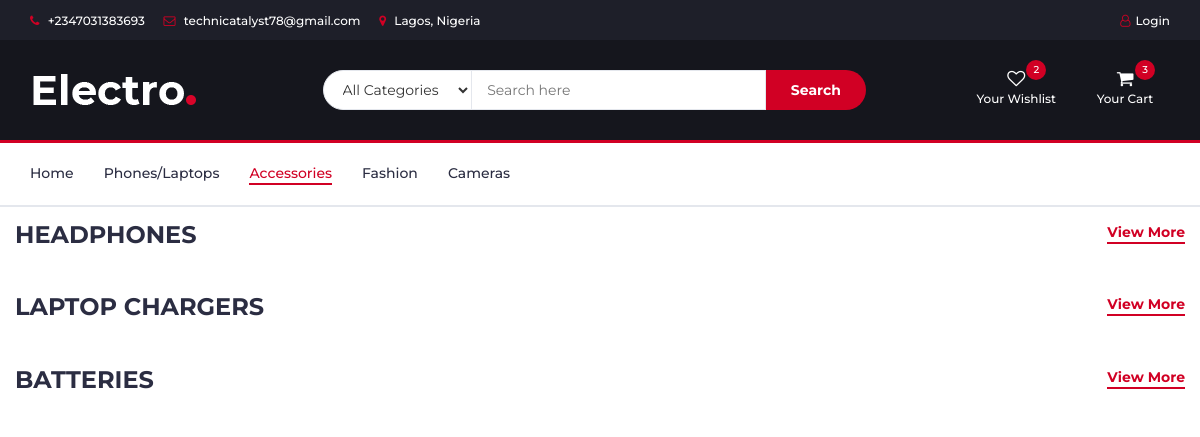
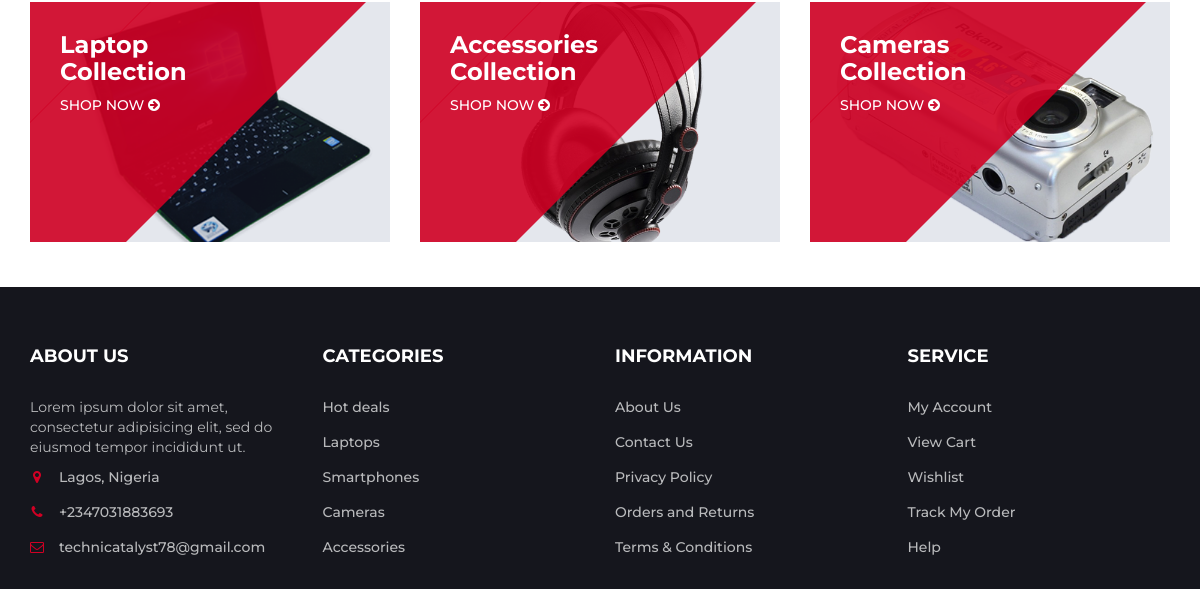
The page /accessories/ (upper part) on the database as committed earlier (2 pictures, top to bottom).
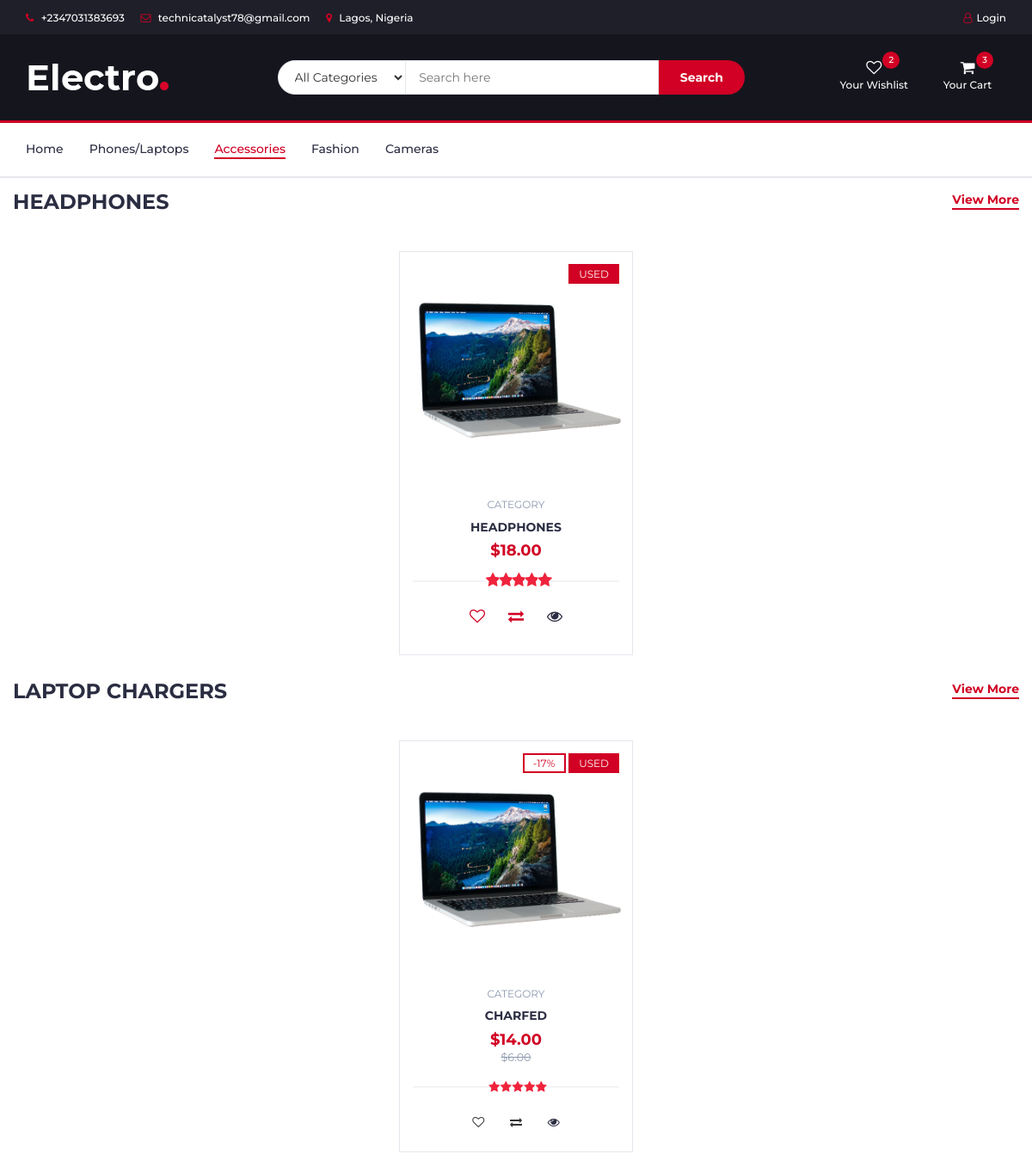
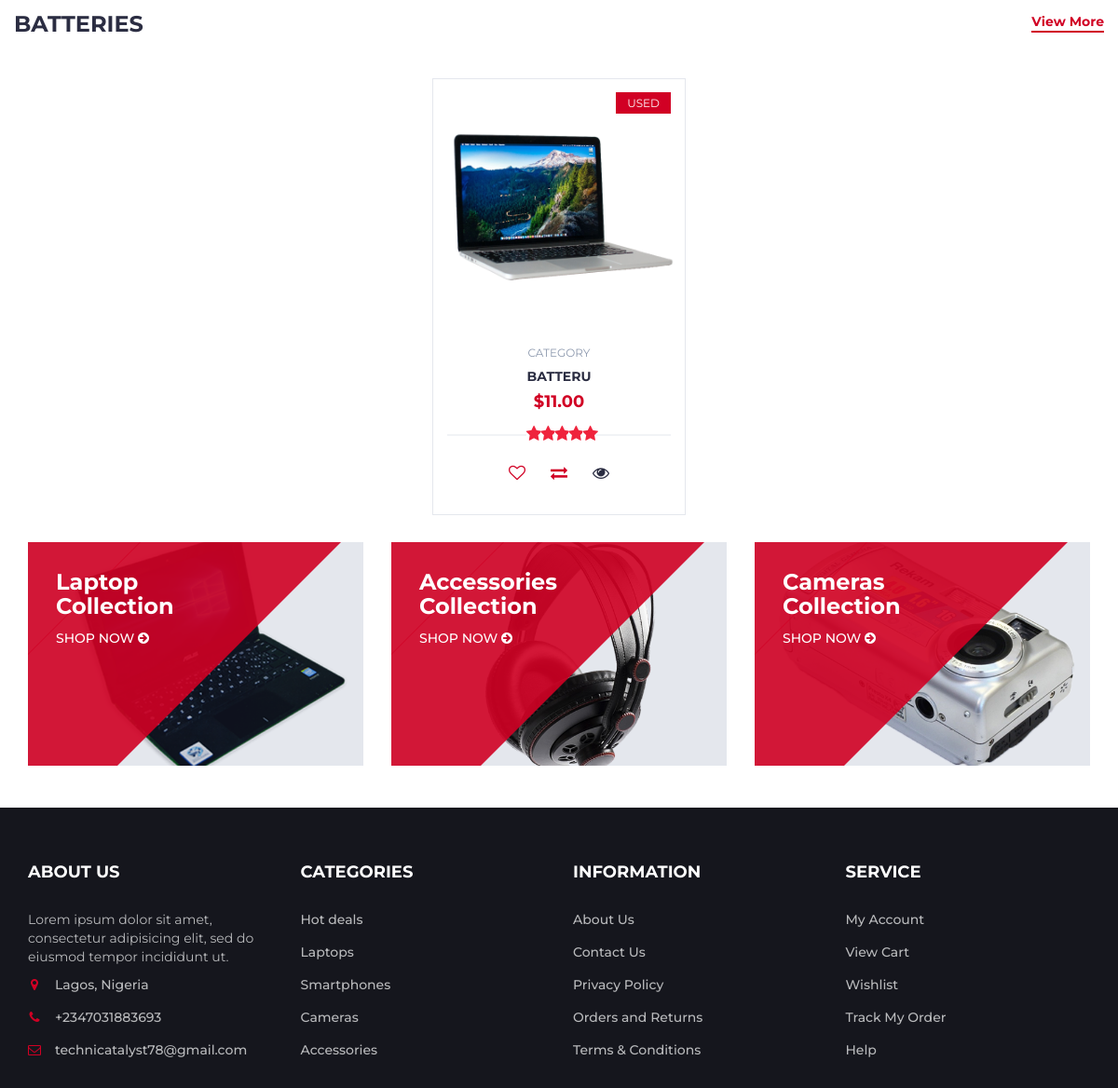
The same page on the database as committed later (2 pictures, top to bottom).
### app/models.py (models this page shows, shortened)
class Items(models.Model):
    class types(models.IntegerChoices):
        phones = 1
        laptops = 2
        batteries = 3
        chargers = 4
        headphones = 5
    name = models.CharField(max_length=50)
    category = models.IntegerField(choices=types.choices,default=1)
    price = models.PositiveIntegerField()
    discount = models.IntegerField(blank=True,null=True)
    original_price = models.FloatField(null=True,blank=True)
    new_device = models.BooleanField(default=False)
    class Meta:
        verbose_name_plural = 'Items'

### app/views.py (the view)
# urls.py: path('accessories/',accessories,name='accessories'),
def accessories(request):
    batteries = Items.objects.filter(category__in = '3')
    chargers = Items.objects.filter(category__in = '4')
    headphones = Items.objects.filter(category__in = '5')
    context = {'headphones':headphones,'chargers':chargers,'batteries':batteries}
    return render(request,'accessories.html',context)

### templates/accessories.html (shortened to what the changed rows need)
{% extends 'main.html' %}
{% block content %}
{% load static %}
					<div class="col-md-12">
						<div class="row">
							<div class="products-tabs">
								<div id="tab1" class="tab-pane active">
									<div class="products-slick" data-nav="#slick-nav-1">
										{% for item in headphones %}
										<div class="product">
											<div class="product-img">
												<img src="{% static './img/product01.png' %}" alt="">
												<div class="product-label">
													{% if item.new_device == True %}
                                                    <span class="new">NEW</span>
                                                    {% elif item.new_device == False%}
                                                    <span class="new">USED</span>
                                                    {% endif %}
												</div>
											</div>
											<div class="product-body">
												<p class="product-category">Category</p>
												<h3 class="product-name"><a href="#">{{item.name}}</a></h3>
												<h4 class="product-price">${{item.price|floatformat:2}} <br>
												<div class="product-rating">
													<i class="fa fa-star"></i>
													<i class="fa fa-star"></i>
													<i class="fa fa-star"></i>
													<i class="fa fa-star"></i>
													<i class="fa fa-star"></i>
												</div>
												<div class="product-btns">
													<button class="add-to-wishlist"><i class="fa fa-heart-o"></i><span class="tooltipp">add to wishlist</span></button>
													<button class="add-to-compare"><i class="fa fa-exchange"></i><span class="tooltipp">add to compare</span></button>
													<button class="quick-view">
                                                    <a href="{% url 'detail' item.id %}">
                                                    <i class="fa fa-eye"></i><span class="tooltipp">quick view</span></a></button>
												</div>
											</div>
											<div class="add-to-cart">
												<button class="add-to-cart-btn"> add to cart</button>
											</div>
										</div>
                                        {% endfor %}
									</div>
								</div>
							</div>
						</div>
					</div>
					<div class="col-md-12">
						<div class="row">
							<div class="products-tabs">
								<div id="tab1" class="tab-pane active">
									<div class="products-slick" data-nav="#slick-nav-1">
										{% for item in chargers %}
										<div class="product">
											<div class="product-img">
												<img src="{% static './img/product01.png' %}" alt="">
												<div class="product-label">
                                                    {% if item.discount == None %}
                                                    {% else %}
                                                    <span class="sale">-{{item.discount}}%</span>
                                                    {% endif %}
													{% if item.new_device == True %}
                                                    <span class="new">NEW</span>
                                                    {% elif item.new_device == False%}
                                                    <span class="new">USED</span>
                                                    {% endif %}
												</div>
											</div>
											<div class="product-body">
												<p class="product-category">Category</p>
												<h3 class="product-name"><a href="#">{{item.name}}</a></h3>
												<h4 class="product-price">${{item.price|floatformat:2}} <br>
												{% if item.original_price == None %}
												{% else %}
												<del class="product-old-price">${{item.original_price|floatformat:2}}</del></h4>
												{% endif %}
												<div class="product-rating">
													<i class="fa fa-star"></i>
													<i class="fa fa-star"></i>
													<i class="fa fa-star"></i>
													<i class="fa fa-star"></i>
													<i class="fa fa-star"></i>
												</div>
												<div class="product-btns">
													<button class="add-to-wishlist"><i class="fa fa-heart-o"></i><span class="tooltipp">add to wishlist</span></button>
													<button class="add-to-compare"><i class="fa fa-exchange"></i><span class="tooltipp">add to compare</span></button>
													<button class="quick-view">
                                                    <a href="{% url 'detail' item.id %}">
                                                    <i class="fa fa-eye"></i><span class="tooltipp">quick view</span></a></button>
												</div>
											</div>
											<div class="add-to-cart">
												<button class="add-to-cart-btn"> add to cart</button>
											</div>
										</div>
                                        {% endfor %}
									</div>
								</div>
							</div>
						</div>
					</div>
					<div class="col-md-12">
						<div class="row">
							<div class="products-tabs">
								<div id="tab1" class="tab-pane active">
									<div class="products-slick" data-nav="#slick-nav-1">
										{% for item in batteries %}
										<div class="product">
											<div class="product-img">
												<img src="{% static './img/product01.png' %}" alt="">
												<div class="product-label">
													{% if item.new_device == True %}
                                                    <span class="new">NEW</span>
                                                    {% elif item.new_device == False%}
                                                    <span class="new">USED</span>
                                                    {% endif %}
												</div>
											</div>
											<div class="product-body">
												<p class="product-category">Category</p>
												<h3 class="product-name"><a href="#">{{item.name}}</a></h3>
												<h4 class="product-price">${{item.price|floatformat:2}} <br>
												<div class="product-rating">
													<i class="fa fa-star"></i>
													<i class="fa fa-star"></i>
													<i class="fa fa-star"></i>
													<i class="fa fa-star"></i>
													<i class="fa fa-star"></i>
												</div>
												<div class="product-btns">
													<button class="add-to-wishlist"><i class="fa fa-heart-o"></i><span class="tooltipp">add to wishlist</span></button>
													<button class="add-to-compare"><i class="fa fa-exchange"></i><span class="tooltipp">add to compare</span></button>
													<button class="quick-view">
                                                    <a href="{% url 'detail' item.id %}">
                                                    <i class="fa fa-eye"></i><span class="tooltipp">quick view</span></a></button>
												</div>
											</div>
											<div class="add-to-cart">
												<button class="add-to-cart-btn"> add to cart</button>
											</div>
										</div>
                                        {% endfor %}
									</div>
								</div>
							</div>
						</div>
					</div>
{% endblock content %}

Rows that differ between the two databases and show on the page:
added Items: new_device "USED", name "HEADPHONES", price "18.00"
added Items: discount "17", new_device "USED", name "CHARFED", price "14.00", original_price "6.00", shown under "LAPTOP CHARGERS"
added Items: new_device "USED", name "BATTERU", price "11.00", shown under "BATTERIES"
